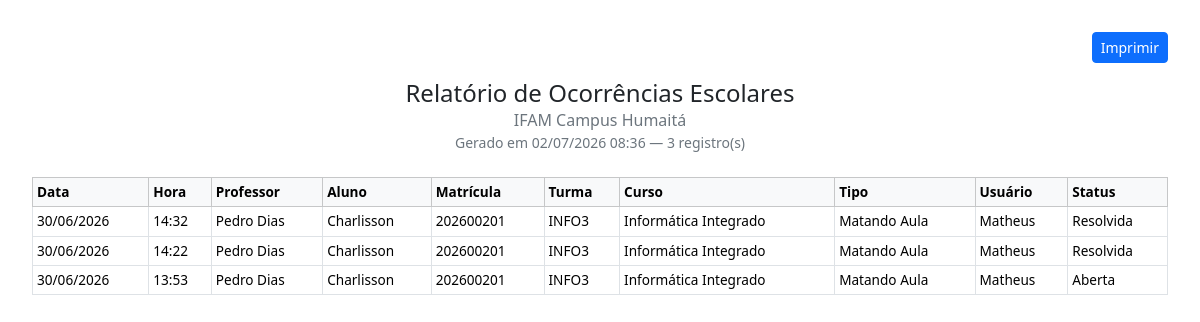
The page /relatorio/imprimir/ (signed in) on the database its author committed.
### ocorrencias/models.py (models this page shows, shortened)
class Ocorrencia(models.Model):
    class Status(models.TextChoices):
        ABERTA = "ABERTA", "Aberta"
        EM_ANALISE = "EM_ANALISE", "Em análise"
        RESOLVIDA = "RESOLVIDA", "Resolvida"
        ARQUIVADA = "ARQUIVADA", "Arquivada"
    professor = models.ForeignKey(
        Professor, on_delete=models.PROTECT, related_name="ocorrencias",
        verbose_name="Professor",
    )
    aluno = models.ForeignKey(
        Aluno, on_delete=models.PROTECT, related_name="ocorrencias",
        verbose_name="Aluno",
    )
    horario = models.ForeignKey(
        Horario, on_delete=models.PROTECT, related_name="ocorrencias",
        verbose_name="Horário", null=True, blank=True,
    )
    tipo = models.ForeignKey(
        TipoOcorrencia, on_delete=models.PROTECT, related_name="ocorrencias",
        verbose_name="Tipo da Ocorrência",
    )
    descricao = models.TextField("Descrição")
    status = models.CharField(
        "Status", max_length=20, choices=Status.choices, default=Status.ABERTA
    )
    observacoes = models.TextField("Observações", blank=True)
    usuario = models.ForeignKey(
        settings.AUTH_USER_MODEL, on_delete=models.PROTECT,
        related_name="ocorrencias_registradas", verbose_name="Usuário responsável",
        editable=False,
    )
    data = models.DateField("Data", auto_now_add=True)
    hora = models.TimeField("Hora", auto_now_add=True)
    criado_por = models.ForeignKey(
        settings.AUTH_USER_MODEL, on_delete=models.SET_NULL, null=True,
        related_name="ocorrencias_criadas", editable=False,
    )
    atualizado_por = models.ForeignKey(
        settings.AUTH_USER_MODEL, on_delete=models.SET_NULL, null=True,
        related_name="ocorrencias_atualizadas", editable=False,
    )
    criado_em = models.DateTimeField("Criado em", auto_now_add=True)
    atualizado_em = models.DateTimeField("Atualizado em", auto_now=True)
    class Meta:
        verbose_name = "Ocorrência"
        verbose_name_plural = "Ocorrências"
        ordering = ["-data", "-hora"]

class Professor(models.Model):
    nome = models.CharField("Nome", max_length=150)
    siape = models.CharField("SIAPE", max_length=20, unique=True)
    email = models.EmailField("E-mail")
    telefone = models.CharField("Telefone", max_length=20, blank=True)
    ativo = models.BooleanField("Ativo", default=True)
    class Meta:
        verbose_name = "Professor"
        verbose_name_plural = "Professores"
        ordering = ["nome"]

class Aluno(models.Model):
    matricula = models.CharField("Matrícula", max_length=30, unique=True)
    nome = models.CharField("Nome", max_length=150)
    email = models.EmailField("E-mail", blank=True)
    turma = models.ForeignKey(
        Turma, on_delete=models.PROTECT, related_name="alunos",
        verbose_name="Turma",
    )
    curso = models.ForeignKey(
        Curso, on_delete=models.PROTECT, related_name="alunos",
        verbose_name="Curso",
    )
    class Meta:
        verbose_name = "Aluno"
        verbose_name_plural = "Alunos"
        ordering = ["nome"]

class Turma(models.Model):
    class Turno(models.TextChoices):
        MATUTINO = "MATUTINO", "Matutino"
        VESPERTINO = "VESPERTINO", "Vespertino"
        NOTURNO = "NOTURNO", "Noturno"
        INTEGRAL = "INTEGRAL", "Integral"
    nome = models.CharField("Nome da turma", max_length=120)
    curso = models.ForeignKey(
        Curso, on_delete=models.PROTECT, related_name="turmas",
        verbose_name="Curso",
    )
    turno = models.CharField(
        "Turno", max_length=20, choices=Turno.choices, default=Turno.MATUTINO
    )
    ano_letivo = models.PositiveIntegerField("Ano letivo")
    class Meta:
        verbose_name = "Turma"
        verbose_name_plural = "Turmas"
        ordering = ["-ano_letivo", "nome"]
        unique_together = ("nome", "ano_letivo")

class Curso(models.Model):
    nome = models.CharField("Nome", max_length=120, unique=True)
    class Meta:
        verbose_name = "Curso"
        verbose_name_plural = "Cursos"
        ordering = ["nome"]

class TipoOcorrencia(models.Model):
    class Nivel(models.TextChoices):
        GRAVE = "GRAVE", "Grave"
        MEDIA = "MEDIA", "Média"
        LEVE = "LEVE", "Leve"
    descricao = models.CharField("Descrição", max_length=120, unique=True)
    nivel = models.CharField(
        "Nível", max_length=10, choices=Nivel.choices, default=Nivel.LEVE,
        help_text="Usado para classificar a ocorrência nos indicadores do dashboard.",
    )
    class Meta:
        verbose_name = "Tipo de Ocorrência"
        verbose_name_plural = "Tipos de Ocorrência"
        ordering = ["descricao"]

### ocorrencias/views.py (the view)
# urls.py: path("relatorio/imprimir/", views.RelatorioImprimirView.as_view(), name="relatorio_imprimir"),
class RelatorioImprimirView(LoginRequiredMixin, ListView):
    template_name = "ocorrencias/relatorio_imprimir.html"
    context_object_name = "objetos"
    def get_queryset(self):
        self.form, qs = _aplicar_filtros_relatorio(self.request.GET)
        return _ordenar(self.request, qs)
    def get_context_data(self, **kwargs):
        contexto = super().get_context_data(**kwargs)
        contexto["gerado_em"] = timezone.localtime()
        return contexto

### ocorrencias/views.py (called while the page is built, shortened)
def _aplicar_filtros_relatorio(querystring):
    form = FiltroRelatorioForm(querystring or None)
    qs = Ocorrencia.objects.select_related(
        "aluno", "aluno__turma", "aluno__curso", "professor", "tipo", "usuario"
    )
    return form, qs

def _ordenar(request, qs):
    ordenacao_valida = {
        "data": "data", "-data": "-data",
        "aluno": "aluno__nome", "-aluno": "-aluno__nome",
        "professor": "professor__nome", "-professor": "-professor__nome",
        "status": "status", "-status": "-status",
    }
    campo = request.GET.get("ordenar", "-data")
    return qs.order_by(ordenacao_valida.get(campo, "-data"), "-hora")

### ocorrencias/templates/ocorrencias/relatorio_imprimir.html (shortened to what this page needs)
<!DOCTYPE html>
<html lang="pt-br">
<head>
    <link href="https://cdn.jsdelivr.net/npm/bootstrap@5.3.8/dist/css/bootstrap.min.css" rel="stylesheet">
</head>
<body onload="window.print()">
    <div class="no-print text-end mb-3">
        <button class="btn btn-primary btn-sm" onclick="window.print()"> Imprimir</button>
    </div>
    <div class="text-center mb-4">
        <h4 class="mb-0">Relatório de Ocorrências Escolares</h4>
        <p class="text-secondary mb-0">IFAM Campus Humaitá</p>
        <p class="text-secondary small">Gerado em {{ gerado_em|date:"d/m/Y H:i" }} — {{ paginator.count|default:objetos|length }} registro(s)</p>
    </div>
    <table class="table table-bordered table-sm">
        <thead class="table-light">
            <tr>
                <th>Data</th><th>Hora</th><th>Professor</th><th>Aluno</th>
                <th>Matrícula</th><th>Turma</th><th>Curso</th><th>Tipo</th><th>Usuário</th><th>Status</th>
            </tr>
        </thead>
        <tbody>
            {% for o in objetos %}
            <tr>
                <td>{{ o.data|date:"d/m/Y" }}</td>
                <td>{{ o.hora|time:"H:i" }}</td>
                <td>{{ o.professor.nome }}</td>
                <td>{{ o.aluno.nome }}</td>
                <td>{{ o.aluno.matricula }}</td>
                <td>{{ o.aluno.turma.nome }}</td>
                <td>{{ o.aluno.curso.nome }}</td>
                <td>{{ o.tipo.descricao }}</td>
                <td>{{ o.usuario.get_full_name|default:o.usuario.username }}</td>
                <td>{{ o.get_status_display }}</td>
            </tr>
            {% empty %}
            <tr><td colspan="10" class="text-center">Nenhum registro encontrado.</td></tr>
            {% endfor %}
        </tbody>
    </table>
</body>
</html>

### ocorrencias/templates/ocorrencias/relatorio_imprimir.html (style rules this page uses)
body { padding: 2rem; }
table { font-size: .85rem; }

### rows shown on the page
Ocorrencia: data "30/06/2026", hora "14:32", professor.nome "Pedro Dias", aluno.nome "Charlisson", aluno.matricula "202600201", aluno.turma.nome "INFO3", aluno.curso.nome "Informática Integrado", tipo.descricao "Matando Aula", usuario.get_full_name "Matheus", status "Resolvida"
Ocorrencia: data "30/06/2026", hora "14:22", professor.nome "Pedro Dias", aluno.nome "Charlisson", aluno.matricula "202600201", aluno.turma.nome "INFO3", aluno.curso.nome "Informática Integrado", tipo.descricao "Matando Aula", usuario.get_full_name "Matheus", status "Resolvida"
Ocorrencia: data "30/06/2026", hora "13:53", professor.nome "Pedro Dias", aluno.nome "Charlisson", aluno.matricula "202600201", aluno.turma.nome "INFO3", aluno.curso.nome "Informática Integrado", tipo.descricao "Matando Aula", usuario.get_full_name "Matheus", status "Aberta"

### other values the page prints
{{ gerado_em|date:"d/m/Y H:i" }} "02/07/2026 08:36"
{{ paginator.count|default:objetos|length }} "3"
